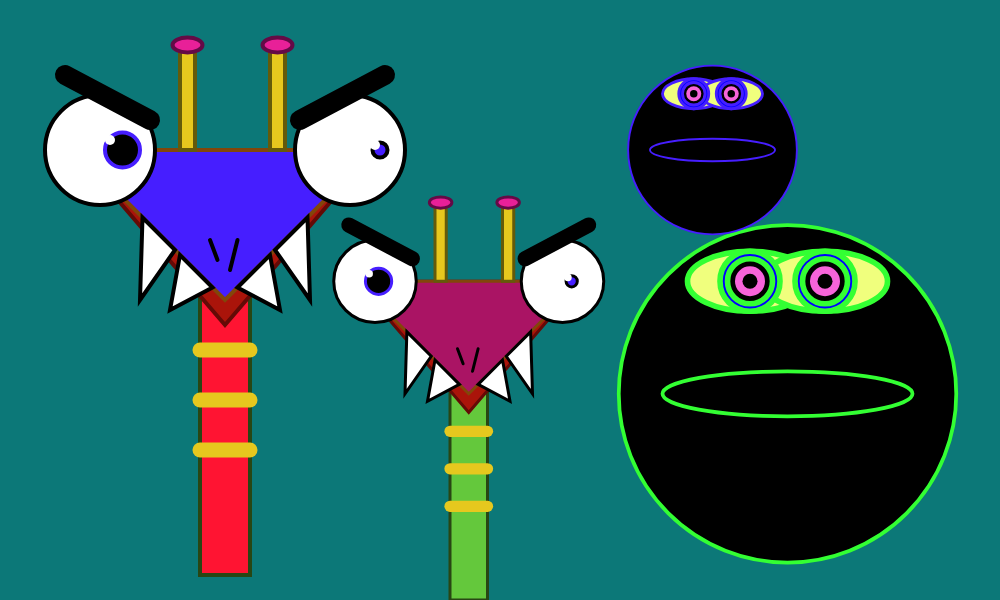
Frame 1 (no input)
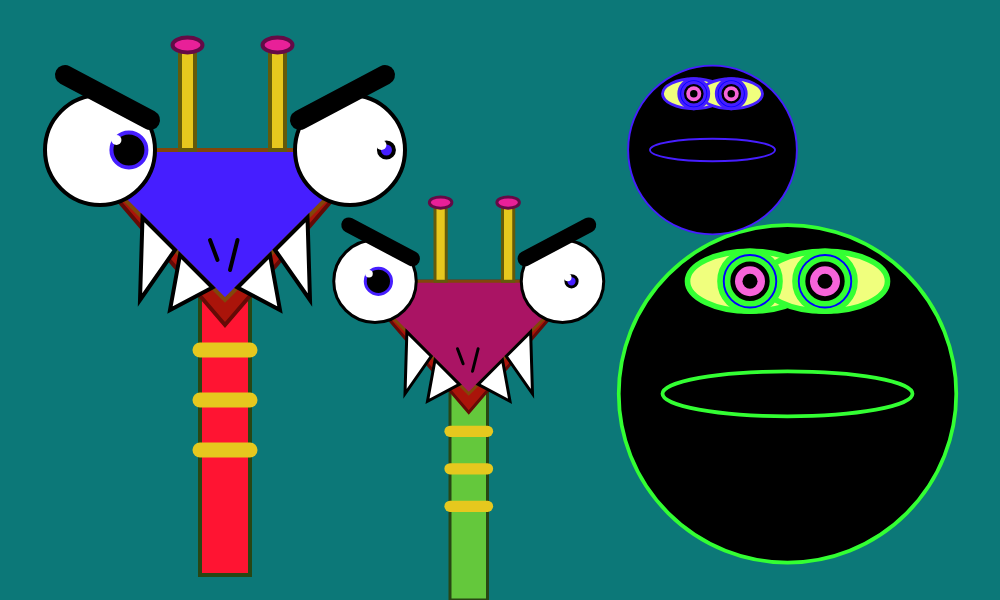
Frame 60 (no input)
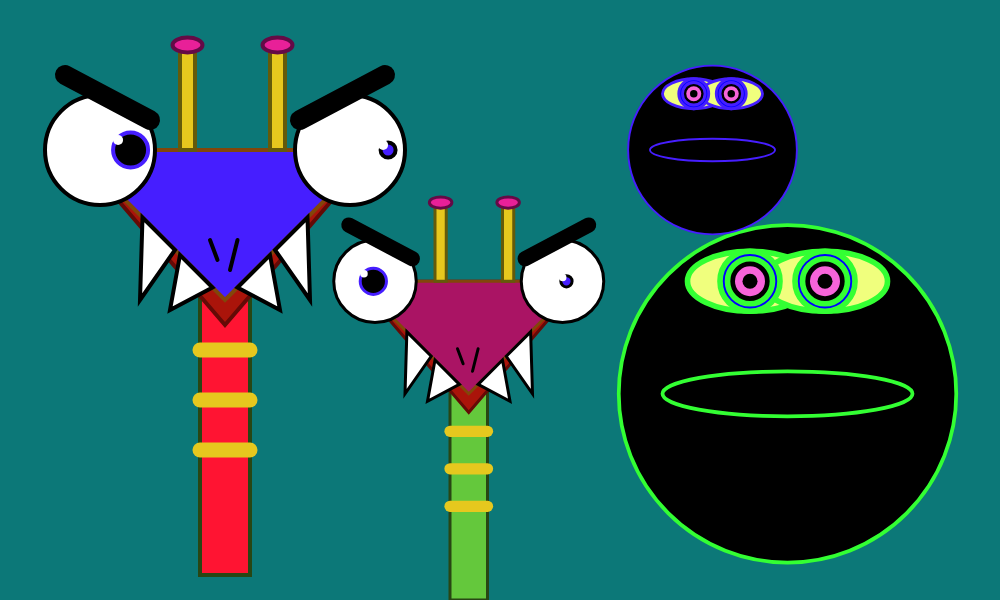
Frame 120 (the mouse pressed at the canvas centre since frame 60)

The p5.js sketch that drew these frames (run headless with seeded random() and noise() and a simulated clock; from frame 60 on, the mouse is pressed at the canvas centre):

// p5.js sketch
// ── sketch.js
function setup() {
  createCanvas(1000, 600);

  //colors are established globally
  bluish = color(70, 30, 255);
  white = color(255, 20, 50);
  orange = color(170, 20, 100);
  greenish = color(100, 200, 60);
  purple = color(120, 10, 160);
  neongreen = color(51, 255, 51);
}

function draw() {
  //each monster is called with a different color
  background(12, 120, 120);
  var x = 265;
  var y = 300;
  scale(.5, .5); //each additional scale makes the next monster smaller or larger
  monster(bluish, white, greenish);
  scale(.75, .75);
  translate(800, 450); //translate funtion pushes the next monster over and up
  monster(orange, greenish, bluish);
  translate(900,0);
  monster2(neongreen);
  scale(.5, .5);
  translate(0, -700);
  monster2(bluish);
}

function monster(color1, color2, color3, color4) {

  strokeWeight(8);

  //neck
  stroke(40, 70, 20);
  fill(color2);
  rect(400, 450, 100, 700);
  strokeWeight(30);
  stroke(230, 200, 30);
  line(400, 700, 500, 700);
  line(400, 800, 500, 800);
  line(400, 900, 500, 900);

  //head
  strokeWeight(8);
  stroke(100, 10, 6);
  fill(170, 20, 10);
  triangle(150, 300, 750, 300, 450, 650);

  stroke(130, 70, 10);
  fill(color1);
  triangle(150, 300, 750, 300, 450, 600);

  //nose
  stroke(0);
  line(420, 480, 435, 520);
  line(475, 480, 460, 540);

  //eyes
  stroke(0);
  fill(255);
  ellipse(200, 300, 220, 220);
  ellipse(700, 300, 220, 220);

  //eyebrows
  strokeWeight(40);
  line(300, 240, 130, 150);
  line(600, 240, 770, 150);

  //teeth
  strokeWeight(8);
  fill(255);
  //first
  triangle(425, 575, 360, 510, 340, 620);
  triangle(475, 575, 540, 510, 560, 620);
  //second
  triangle(350, 500, 285, 435, 280, 600);
  triangle(550, 500, 615, 435, 620, 600);

  //antennaes 
  stroke(100, 90, 10);
  strokeWeight(8);
  fill(230, 200, 30);
  rect(540, 90, 30, 210);
  rect(360, 90, 30, 210);

  stroke(100, 10, 70);
  fill(232, 32, 152);
  ellipse(555, 90, 60, 30);
  ellipse(375, 90, 60, 30);

  //monsters have twitching eyeballs based on random numbers
  monsterPupils(random(380, 450));
}

function monsterPupils(lat) {
  //pupils
  stroke(70, 30, 255);
  fill(0);
  ellipse(lat - 185, 300, 70, 70);
  fill(70, 30, 255);
  stroke(0);
  ellipse(lat + 330, 300, 30, 30);

  //eye light
  noStroke();
  fill(255);
  ellipse(lat - 210, 280, 20, 20);
  ellipse(lat + 320, 290, 20, 20);

}

function monster2(color1) {
 // make the head  

  stroke(color1);
  strokeWeight(10);
  fill(0);
  ellipse(400, 600, 900, 900);

// make the mouth
  stroke(color1);
  strokeWeight(10);
  ellipse(400, 600, width/1.5, 120);
  
 if(keyIsPressed) {
 
  // to create the opened mouth effect, aka make the black space in the mouth larger 
  stroke(color1);
  strokeWeight(5);
  fill(0);

  // changes mouth color when shooting fire
  fill(255, 66, 234);
  ellipse(400, 600, width/1.5, 120);

    // spew additional fire
  stroke(240, 150, 50);
  line(random(100), 600, random(400), 650);
  line(random(100), 600, random(400), 600);
  line(random(100), 600, random(400), 700);
  stroke(255, 255, 0);
  line(random(100), 600, random(400), 550);
  line(random(100), 600, random(400), 610);
  stroke(230, 100, 30);
  line(random(100), 600, random(400), 650);
  line(random(100), 600, random(400), 600);
  line(random(100), 600, random(400), 700);
  stroke(255,255,255);
  line(random(100), 600, random(400), 550);
  line(random(100), 600, random(400), 610);
    stroke(240, 150, 50);
  line(random(100), 600, random(400), 650);
  line(random(100), 600, random(400), 600);
  line(random(100), 600, random(400), 700);
  stroke(255, 255, 0);
  line(random(100), 600, random(400), 550);
  line(random(100), 600, random(400), 610);
  stroke(230, 100, 30);
  line(random(100), 600, random(400), 650);
  line(random(100), 600, random(400), 600);
  line(random(100), 600, random(400), 700);
  stroke(255,255,255);
  line(random(100), 600, random(400), 550);
  line(random(100), 600, random(400), 610);
  
  // create fire breath type chain
  noStroke();
  fill(255, 0, 0);
  ellipse(400, 600, random(width/2), random(120));
  ellipse(300, 600, random(width/2), random(120));  
  ellipse(200, 600, random(width/2), random(120));
  ellipse(100, 600, random(width/2), random(120));
  
  
 }

 
// yellow coloring outside of eyes
  stroke(color1);
  strokeWeight(15);
  fill(240, 255, 125);
  ellipse(300, 300, width/3, 160);
  ellipse(500, 300, width/3, 160);


// round out the eye in blue  
  fill(0, 0, 255);
  strokeWeight(15);
  ellipse(300, 300, 160, 160);
  ellipse(500, 300, 160, 160);

  
// make shape of the eye  
fill(0);
  ellipse(300, 300, 120, 120);
 
  ellipse(500, 300, 120, 120);

// make pink spherical eye coloration  
  noStroke();
  fill(247, 100, 218);
 ellipse(300, 300, 80, 80);
  
 ellipse(500, 300, 80, 80);

// make black ellipses inside of the pink ellipses
  fill(0);
  ellipse(300, 300, 40, 40);
 
  ellipse(500, 300, 40, 40);
  
}
